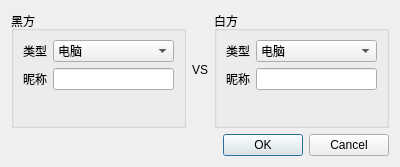
<?xml version="1.0" encoding="UTF-8"?>
<ui version="4.0">
 <class>NewGameDialog</class>
 <widget class="QDialog" name="NewGameDialog">
  <property name="geometry">
   <rect>
    <x>0</x>
    <y>0</y>
    <width>400</width>
    <height>167</height>
   </rect>
  </property>
  <property name="windowTitle">
   <string>Dialog</string>
  </property>
  <layout class="QVBoxLayout" name="verticalLayout">
   <item>
    <layout class="QHBoxLayout" name="horizontalLayout">
     <item>
      <widget class="QGroupBox" name="groupBox">
       <property name="title">
        <string>黑方</string>
       </property>
       <layout class="QFormLayout" name="formLayout">
        <item row="0" column="0">
         <widget class="QLabel" name="label">
          <property name="text">
           <string>类型</string>
          </property>
         </widget>
        </item>
        <item row="0" column="1">
         <widget class="QComboBox" name="comboBox_playerType_1">
          <item>
           <property name="text">
            <string>电脑</string>
           </property>
          </item>
          <item>
           <property name="text">
            <string>玩家</string>
           </property>
          </item>
         </widget>
        </item>
        <item row="1" column="0">
         <widget class="QLabel" name="label_2">
          <property name="text">
           <string>昵称</string>
          </property>
         </widget>
        </item>
        <item row="1" column="1">
         <widget class="QLineEdit" name="lineEdit_name_1"/>
        </item>
       </layout>
      </widget>
     </item>
     <item>
      <widget class="QLabel" name="label_3">
       <property name="text">
        <string>VS</string>
       </property>
      </widget>
     </item>
     <item>
      <widget class="QGroupBox" name="groupBox_2">
       <property name="title">
        <string>白方</string>
       </property>
       <layout class="QFormLayout" name="formLayout_2">
        <item row="0" column="0">
         <widget class="QLabel" name="label_5">
          <property name="text">
           <string>类型</string>
          </property>
         </widget>
        </item>
        <item row="0" column="1">
         <widget class="QComboBox" name="comboBox_playerType_2">
          <item>
           <property name="text">
            <string>电脑</string>
           </property>
          </item>
          <item>
           <property name="text">
            <string>玩家</string>
           </property>
          </item>
         </widget>
        </item>
        <item row="1" column="0">
         <widget class="QLabel" name="label_6">
          <property name="text">
           <string>昵称</string>
          </property>
         </widget>
        </item>
        <item row="1" column="1">
         <widget class="QLineEdit" name="lineEdit_name_2"/>
        </item>
       </layout>
      </widget>
     </item>
    </layout>
   </item>
   <item>
    <widget class="QDialogButtonBox" name="buttonBox">
     <property name="orientation">
      <enum>Qt::Horizontal</enum>
     </property>
     <property name="standardButtons">
      <set>QDialogButtonBox::Cancel|QDialogButtonBox::Ok</set>
     </property>
    </widget>
   </item>
  </layout>
 </widget>
 <resources/>
 <connections>
  <connection>
   <sender>buttonBox</sender>
   <signal>accepted()</signal>
   <receiver>NewGameDialog</receiver>
   <slot>accept()</slot>
   <hints>
    <hint type="sourcelabel">
     <x>248</x>
     <y>254</y>
    </hint>
    <hint type="destinationlabel">
     <x>157</x>
     <y>274</y>
    </hint>
   </hints>
  </connection>
  <connection>
   <sender>buttonBox</sender>
   <signal>rejected()</signal>
   <receiver>NewGameDialog</receiver>
   <slot>reject()</slot>
   <hints>
    <hint type="sourcelabel">
     <x>316</x>
     <y>260</y>
    </hint>
    <hint type="destinationlabel">
     <x>286</x>
     <y>274</y>
    </hint>
   </hints>
  </connection>
 </connections>
</ui>
